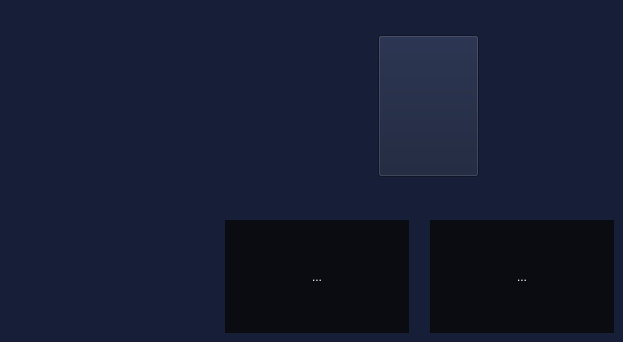
          <widget class="QWidget" name="firma">
           <property name="styleSheet">
            <string notr="true">*{
	background-color: rgb(22,30,56);
}
QToolButton{
	color: rgb(255,255,255);
	background:rgb(10,12,18);
	border:none;
}
QToolButton:hover{
	background:rgb(33,38,52);
	border:none;
}</string>
           </property>
           <widget class="QPushButton" name="pushButton_7">
            <property name="geometry">
             <rect>
              <x>378</x>
              <y>35</y>
              <width>101</width>
              <height>142</height>
             </rect>
            </property>
            <property name="text">
             <string/>
            </property>
            <property name="icon">
             <iconset>
              <normaloff>src/FirmaSrc/fiIcon.png</normaloff>src/FirmaSrc/fiIcon.png</iconset>
            </property>
            <property name="iconSize">
             <size>
              <width>101</width>
              <height>142</height>
             </size>
            </property>
           </widget>
           <widget class="QToolButton" name="toolButton_27">
            <property name="geometry">
             <rect>
              <x>225</x>
              <y>220</y>
              <width>184</width>
              <height>113</height>
             </rect>
            </property>
            <property name="cursor">
             <cursorShape>PointingHandCursor</cursorShape>
            </property>
            <property name="text">
             <string>...</string>
            </property>
            <property name="icon">
             <iconset>
              <normaloff>src/FirmaSrc/fiDSA.png</normaloff>src/FirmaSrc/fiDSA.png</iconset>
            </property>
            <property name="iconSize">
             <size>
              <width>242</width>
              <height>113</height>
             </size>
            </property>
           </widget>
           <widget class="QToolButton" name="toolButton_28">
            <property name="geometry">
             <rect>
              <x>430</x>
              <y>220</y>
              <width>184</width>
              <height>113</height>
             </rect>
            </property>
            <property name="cursor">
             <cursorShape>PointingHandCursor</cursorShape>
            </property>
            <property name="text">
             <string>...</string>
            </property>
            <property name="icon">
             <iconset>
              <normaloff>src/FirmaSrc/fiGamal.png</normaloff>src/FirmaSrc/fiGamal.png</iconset>
            </property>
            <property name="iconSize">
             <size>
              <width>242</width>
              <height>113</height>
             </size>
            </property>
           </widget>
          </widget>
